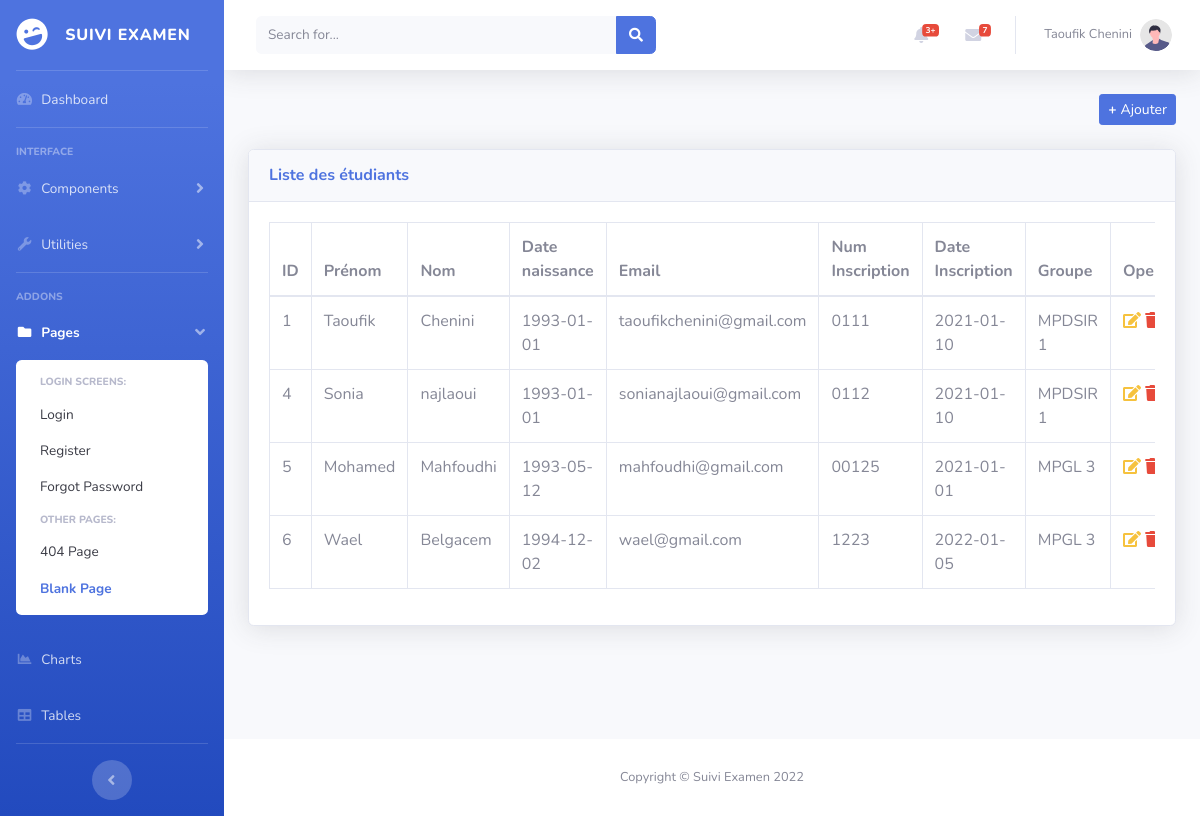
Screenshot of /admin/manage_student.php with the database file from the repository.
### tables this page shows
CREATE TABLE `etudiant` (
  `numEtd` int(11) NOT NULL,
  `nomEtd` varchar(50) NOT NULL,
  `prenomEtd` varchar(50) NOT NULL,
  `DateNaissanceEtd` date NOT NULL,
  `photoEtd` varchar(150) NOT NULL,
  `adresseMailEtd` varchar(100) NOT NULL,
  `numInscription` varchar(50) NOT NULL,
  `dateInscription` date NOT NULL,
  `au` int(11) NOT NULL,
  `password` varchar(100) NOT NULL,
  `groupe` varchar(11) NOT NULL
);

CREATE TABLE `groupe` (
  `idGroupe` int(11) NOT NULL,
  `nomGroupe` varchar(100) NOT NULL,
  `dateCreation` varchar(20) NOT NULL,
  `au` int(11) NOT NULL
);

### admin/manage_student.php (the view, shortened to what this page needs)
<?php
include('includes/header.php');
include('includes/navbar.php');
include('config/dbconn.php');
$query="SELECT etudiant.*, groupe.nomGroupe from etudiant
LEFT JOIN groupe ON etudiant.groupe = groupe.idGroupe";
$res=mysqli_query($con, $query);
?>
 <div class="container-fluid">
    <div class="d-sm-flex align-items-center justify-content-between mb-4">
        <a href="add_student.php" class="d-none d-sm-inline-block btn btn-sm btn-primary shadowsm"> <b> + </b>Ajouter </a>
    </div>
    <div class="card shadow mb-4">
                        <div class="card-header py-3">
                            <h6 class="m-0 font-weight-bold text-primary">Liste des étudiants</h6>
                        </div>
                        <div class="card-body">
                            <div class="table-responsive">
                                <table class="table table-bordered" id="dataTable" width="100%" cellspacing="0">
                                    <thead>
                                        <tr>
                                            <th>ID</th>
                                            <th>Prénom</th>
                                            <th>Nom</th>
                                            <th>Date naissance</th>
                                            <th>Email</th>
                                            <th>Num Inscription</th>
                                            <th>Date Inscription</th>
                                            <th>Groupe</th>
                                            <th>Operations</th>
                                        </tr>
                                    </thead>
                                    <tbody>
                                        <?php $i = 0;
                                        foreach($res as $data){
                                            $i++; ?>
                                        <tr>
                                            <td><?php echo $data['numEtd']; ?></td>
                                            <td><?php echo $data['prenomEtd']; ?></td>
                                            <td><?php echo $data['nomEtd']; ?></td>
                                            <td><?php echo $data['DateNaissanceEtd']; ?></td>
                                            <td><?php echo $data['adresseMailEtd']; ?></td>
                                            <td><?php echo $data['numInscription']; ?></td>
                                            <td><?php echo $data['dateInscription']; ?></td>
                                            <td><?php echo $data['nomGroupe']; ?></td>
                                            <td>
                                                <a href="edit_student.php?id_student=<?php echo $data['numEtd']; ?>" title="Modifier" class="icon-lg text-warning">
                                                    <i class="fas fa-edit"></i>
                                                </a>
                                                <a href="" data-target="#modal_delete<?php echo $data['numEtd']?>" data-toggle="modal" class="icon-lg text-danger ">
                                                    <i class="fas fa-trash"></i>
                                                </a>
                                            </td>
                                        </tr>
                                        <?php } ?>
                                    </tbody>
                                </table>
                            </div>
                        </div>
                    </div>
</div>
<?php
include('includes/footer.php');
include('includes/scripts.php');
?>

### rows the page displays
etudiant: numEtd "1", prenomEtd "Taoufik", nomEtd "Chenini", DateNaissanceEtd "1993-01-01", adresseMailEtd "taoufikchenini@gmail.com", numInscription "0111", dateInscription "2021-01-10", groupe.nomGroupe "MPDSIR 1"
etudiant: numEtd "4", prenomEtd "Sonia", nomEtd "najlaoui", DateNaissanceEtd "1993-01-01", adresseMailEtd "sonianajlaoui@gmail.com", numInscription "0112", dateInscription "2021-01-10", groupe.nomGroupe "MPDSIR 1"
etudiant: numEtd "5", prenomEtd "Mohamed", nomEtd "Mahfoudhi", DateNaissanceEtd "1993-05-12", adresseMailEtd "mahfoudhi@gmail.com", numInscription "00125", dateInscription "2021-01-01", groupe.nomGroupe "MPGL 3"
etudiant: numEtd "6", prenomEtd "Wael", nomEtd "Belgacem", DateNaissanceEtd "1994-12-02", adresseMailEtd "wael@gmail.com", numInscription "1223", dateInscription "2022-01-05", groupe.nomGroupe "MPGL 3"
